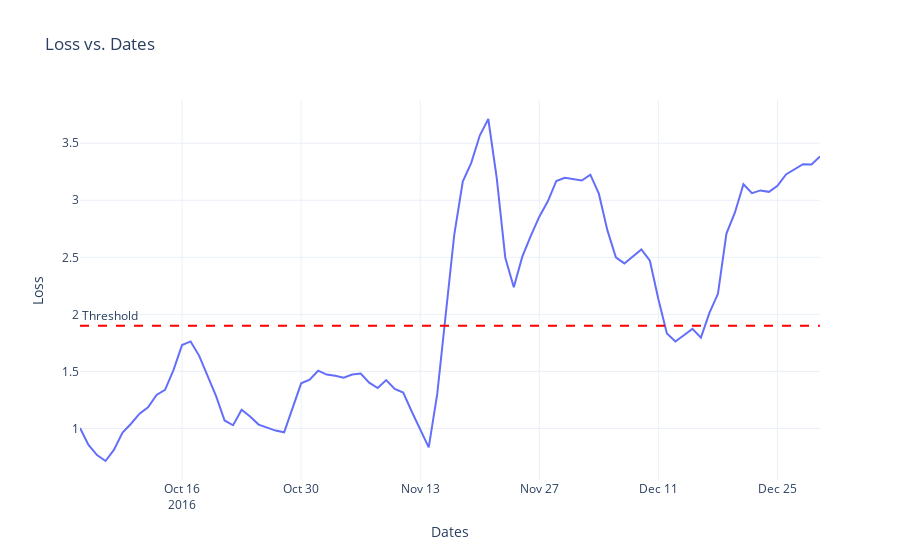

Notebook code cell kept with this figure:
### Code cell
## predict the metrics for test data

# def predict(model,data,threshold):
recons_test_data=model.predict(X_test)
# print(X_test.shape)
data_loss_test=tf.keras.losses.mae(recons_test_data,X_test)
# print(data_loss)
data_loss_test_mean=tf.reduce_mean(data_loss_test,axis=1)
# print(data_loss_test_mean)
results_dated=pd.DataFrame({'Dates':test_df.index[seq_len:],'Loss':data_loss_test_mean})
display(results_dated)

##Normal plot
# results_dated.plot(x='Dates',y='Loss',figsize=(10,5))
# plt.axhline(y=threshold, color='red', linestyle='--', linewidth=2, label='Threshold')

####potly plots for interactivity

fig = px.line(results_dated, x='Dates', y='Loss', title='Loss vs. Dates', labels={'Loss': 'Loss', 'Dates': 'Dates'}) 
# Add a threshold line threshold = 0.5 # Replace with the actual threshold value
fig.add_hline(y=threshold, line=dict(color='red', width=2, dash='dash'), annotation_text='Threshold', annotation_position='top left') # Customize the layout 
fig.update_layout( xaxis_title='Dates', yaxis_title='Loss', legend_title='Legend', template='plotly_white') # Show the plot 




    # # anomalous_data_indices=np.where(data_loss_mean>threshold)
    # return tf.math.less(threshold,data_loss_mean)
# def print_stats(predcitions,labels):
#     print("Accuracy={} ".format(accuracy_score(labels,predictions)))
#     print("Precision={} ".format(precision_score(labels,predictions)))
#     print("Recall={} ".format(recall_score(labels,predictions)))

### Figure 1 — Plotly figure (JSON) as saved in the notebook; plotly's stock layout.template omitted (floating-point values rounded to 4 significant figures)
{"data": [{"hovertemplate": "Dates=%{x}<br>Loss=%{y}<extra></extra>", "legendgroup": "", "line": {"color": "#636efa", "dash": "solid"}, "marker": {"symbol": "circle"}, "mode": "lines", "name": "", "orientation": "v", "showlegend": false, "type": "scatter", "x": ["2016-10-04T00:00:00", "2016-10-05T00:00:00", "2016-10-06T00:00:00", "2016-10-07T00:00:00", "2016-10-08T00:00:00", "2016-10-09T00:00:00", "2016-10-10T00:00:00", "2016-10-11T00:00:00", "2016-10-12T00:00:00", "2016-10-13T00:00:00", "2016-10-14T00:00:00", "2016-10-15T00:00:00", "2016-10-16T00:00:00", "2016-10-17T00:00:00", "2016-10-18T00:00:00", "2016-10-19T00:00:00", "2016-10-20T00:00:00", "2016-10-21T00:00:00", "2016-10-22T00:00:00", "2016-10-23T00:00:00", "2016-10-24T00:00:00", "2016-10-25T00:00:00", "2016-10-26T00:00:00", "2016-10-27T00:00:00", "2016-10-28T00:00:00", "2016-10-29T00:00:00", "2016-10-30T00:00:00", "2016-10-31T00:00:00", "2016-11-01T00:00:00", "2016-11-02T00:00:00", "2016-11-03T00:00:00", "2016-11-04T00:00:00", "2016-11-05T00:00:00", "2016-11-06T00:00:00", "2016-11-07T00:00:00", "2016-11-08T00:00:00", "2016-11-09T00:00:00", "2016-11-10T00:00:00", "2016-11-11T00:00:00", "2016-11-12T00:00:00", "2016-11-13T00:00:00", "2016-11-14T00:00:00", "2016-11-15T00:00:00", "2016-11-16T00:00:00", "2016-11-17T00:00:00", "2016-11-18T00:00:00", "2016-11-19T00:00:00", "2016-11-20T00:00:00", "2016-11-21T00:00:00", "2016-11-22T00:00:00", "2016-11-23T00:00:00", "2016-11-24T00:00:00", "2016-11-25T00:00:00", "2016-11-26T00:00:00", "2016-11-27T00:00:00", "2016-11-28T00:00:00", "2016-11-29T00:00:00", "2016-11-30T00:00:00", "2016-12-01T00:00:00", "2016-12-02T00:00:00", "2016-12-03T00:00:00", "2016-12-04T00:00:00", "2016-12-05T00:00:00", "2016-12-06T00:00:00", "2016-12-07T00:00:00", "2016-12-08T00:00:00", "2016-12-09T00:00:00", "2016-12-10T00:00:00", "2016-12-11T00:00:00", "2016-12-12T00:00:00", "2016-12-13T00:00:00", "2016-12-14T00:00:00", "2016-12-15T00:00:00", "2016-12-16T00:00:00", "2016-12-17T00:00:00", "2016-12-18T00:00:00", "2016-12-19T00:00:00", "2016-12-20T00:00:00", "2016-12-21T00:00:00", "2016-12-22T00:00:00", "2016-12-23T00:00:00", "2016-12-24T00:00:00", "2016-12-25T00:00:00", "2016-12-26T00:00:00", "2016-12-27T00:00:00", "2016-12-28T00:00:00", "2016-12-29T00:00:00", "2016-12-30T00:00:00"], "xaxis": "x", "y": [1.004, 0.8558, 0.767, 0.7151, 0.814, 0.9648, 1.041, 1.129, 1.185, 1.294, 1.338, 1.513, 1.731, 1.763, 1.639, 1.464, 1.284, 1.07, 1.028, 1.164, 1.104, 1.034, 1.007, 0.9817, 0.9667, 1.177, 1.396, 1.427, 1.506, 1.473, 1.462, 1.445, 1.473, 1.481, 1.402, 1.355, 1.424, 1.346, 1.315, 1.149, 0.9987, 0.835, 1.303, 1.982, 2.698, 3.164, 3.328, 3.567, 3.712, 3.192, 2.497, 2.237, 2.506, 2.689, 2.856, 2.991, 3.169, 3.197, 3.188, 3.173, 3.224, 3.058, 2.738, 2.5, 2.447, 2.506, 2.569, 2.47, 2.133, 1.832, 1.762, 1.817, 1.873, 1.796, 2.014, 2.18, 2.708, 2.893, 3.14, 3.062, 3.086, 3.074, 3.127, 3.227, 3.273, 3.316, 3.314, 3.384], "yaxis": "y"}], "layout": {"annotations": [{"showarrow": false, "text": "Threshold", "x": 0, "xanchor": "left", "xref": "x domain", "y": 1.9, "yanchor": "bottom", "yref": "y"}], "legend": {"title": {"text": "Legend"}, "tracegroupgap": 0}, "shapes": [{"line": {"color": "red", "dash": "dash", "width": 2}, "type": "line", "x0": 0, "x1": 1, "xref": "x domain", "y0": 1.9, "y1": 1.9, "yref": "y"}], "title": {"text": "Loss vs. Dates"}, "xaxis": {"anchor": "y", "domain": [0, 1], "title": {"text": "Dates"}}, "yaxis": {"anchor": "x", "domain": [0, 1], "title": {"text": "Loss"}}}}
